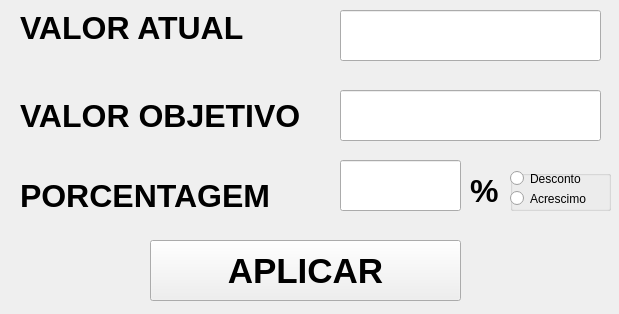
<?xml version="1.0" encoding="UTF-8"?>
<ui version="4.0">
 <class>MainWindow</class>
 <widget class="QMainWindow" name="MainWindow">
  <property name="geometry">
   <rect>
    <x>0</x>
    <y>0</y>
    <width>619</width>
    <height>314</height>
   </rect>
  </property>
  <property name="windowTitle">
   <string>Frinex Porcentagens</string>
  </property>
  <widget class="QWidget" name="centralwidget">
   <widget class="QGroupBox" name="groupBox">
    <property name="geometry">
     <rect>
      <x>510</x>
      <y>170</y>
      <width>101</width>
      <height>41</height>
     </rect>
    </property>
    <property name="title">
     <string/>
    </property>
    <widget class="QRadioButton" name="marcarDesconto">
     <property name="geometry">
      <rect>
       <x>0</x>
       <y>0</y>
       <width>82</width>
       <height>17</height>
      </rect>
     </property>
     <property name="text">
      <string>Desconto</string>
     </property>
    </widget>
    <widget class="QRadioButton" name="marcarAcrescimo">
     <property name="geometry">
      <rect>
       <x>0</x>
       <y>20</y>
       <width>91</width>
       <height>17</height>
      </rect>
     </property>
     <property name="text">
      <string>Acrescimo</string>
     </property>
    </widget>
   </widget>
   <widget class="QPushButton" name="botaoAplicar">
    <property name="geometry">
     <rect>
      <x>150</x>
      <y>240</y>
      <width>311</width>
      <height>61</height>
     </rect>
    </property>
    <property name="font">
     <font>
      <pointsize>26</pointsize>
      <weight>75</weight>
      <bold>true</bold>
     </font>
    </property>
    <property name="text">
     <string>APLICAR</string>
    </property>
   </widget>
   <widget class="QLabel" name="label_4">
    <property name="geometry">
     <rect>
      <x>470</x>
      <y>160</y>
      <width>41</width>
      <height>61</height>
     </rect>
    </property>
    <property name="font">
     <font>
      <pointsize>24</pointsize>
      <weight>75</weight>
      <bold>true</bold>
     </font>
    </property>
    <property name="text">
     <string>%</string>
    </property>
   </widget>
   <widget class="QLineEdit" name="entradaValorAtual">
    <property name="geometry">
     <rect>
      <x>340</x>
      <y>10</y>
      <width>261</width>
      <height>51</height>
     </rect>
    </property>
    <property name="font">
     <font>
      <pointsize>28</pointsize>
     </font>
    </property>
   </widget>
   <widget class="QLineEdit" name="entradaValorObjetivo">
    <property name="geometry">
     <rect>
      <x>340</x>
      <y>90</y>
      <width>261</width>
      <height>51</height>
     </rect>
    </property>
    <property name="font">
     <font>
      <pointsize>28</pointsize>
     </font>
    </property>
   </widget>
   <widget class="QLineEdit" name="entradaPorcentagem">
    <property name="geometry">
     <rect>
      <x>340</x>
      <y>160</y>
      <width>121</width>
      <height>51</height>
     </rect>
    </property>
    <property name="font">
     <font>
      <pointsize>28</pointsize>
     </font>
    </property>
   </widget>
   <widget class="QLabel" name="label_3">
    <property name="geometry">
     <rect>
      <x>20</x>
      <y>90</y>
      <width>341</width>
      <height>51</height>
     </rect>
    </property>
    <property name="font">
     <font>
      <pointsize>24</pointsize>
      <weight>75</weight>
      <bold>true</bold>
     </font>
    </property>
    <property name="text">
     <string>VALOR OBJETIVO</string>
    </property>
   </widget>
   <widget class="QLabel" name="label">
    <property name="geometry">
     <rect>
      <x>20</x>
      <y>2</y>
      <width>231</width>
      <height>51</height>
     </rect>
    </property>
    <property name="font">
     <font>
      <pointsize>24</pointsize>
      <weight>75</weight>
      <bold>true</bold>
     </font>
    </property>
    <property name="text">
     <string>VALOR ATUAL</string>
    </property>
   </widget>
   <widget class="QLabel" name="label_2">
    <property name="geometry">
     <rect>
      <x>20</x>
      <y>170</y>
      <width>301</width>
      <height>51</height>
     </rect>
    </property>
    <property name="font">
     <font>
      <pointsize>24</pointsize>
      <weight>75</weight>
      <bold>true</bold>
     </font>
    </property>
    <property name="text">
     <string>PORCENTAGEM</string>
    </property>
   </widget>
  </widget>
 </widget>
 <resources/>
 <connections/>
</ui>
